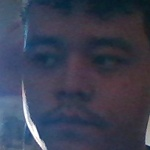
#> input picture facial-recognition/Data/Jean/rotro_0.jpg, 150 x 150 px, given in place of the camera
$ python bd.py
#> lines starting #> are read from the running program, lines starting #| are printed output that depends on the picture
import cv2
import os
import imutils

personName = 'Jean'
dataPath = './Data'
personPath = dataPath + '/' + personName

if not os.path.exists(personPath):
    print('Carpeta creada: ',personPath)
    os.makedirs(personPath)

cap = cv2.VideoCapture(0)
#cap = cv2.VideoCapture('Video.mp4')

faceClassif = cv2.CascadeClassifier(cv2.data.haarcascades+'haarcascade_frontalface_default.xml')
count = 0

while True:

    ret, frame = cap.read()
#> frame is the input picture: shape (150, 150, 3); mean B, G, R 83, 64.5, 60.1
    if ret == False: break
    frame =  imutils.resize(frame, width=640)
#> frame: shape (640, 640, 3)
    gray = cv2.cvtColor(frame, cv2.COLOR_BGR2GRAY)
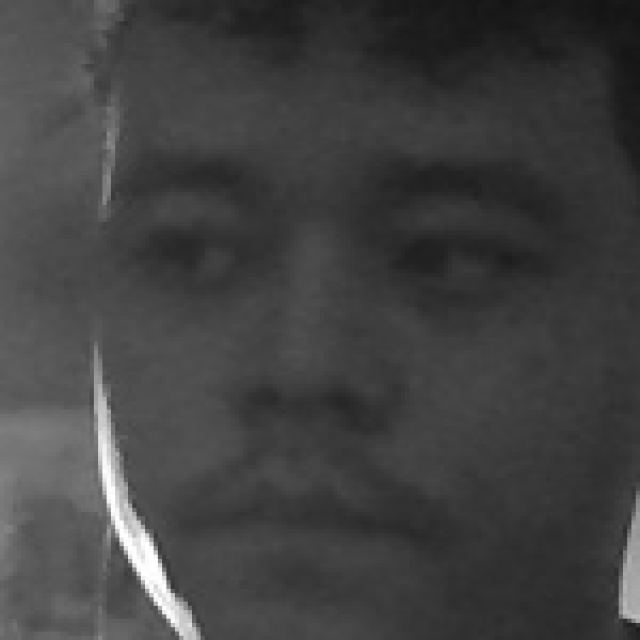
#> gray: shape (640, 640); min 20, max 255, mean 65.3
    auxFrame = frame.copy()

    faces = faceClassif.detectMultiScale(gray,1.3,5)
#> faces = ()

    for (x,y,w,h) in faces:
        cv2.rectangle(frame, (x,y),(x+w,y+h),(0,255,0),2)
        rostro = auxFrame[y:y+h,x:x+w]
        rostro = cv2.resize(rostro,(150,150),interpolation=cv2.INTER_CUBIC)
        cv2.imwrite(personPath + '/rotro_{}.jpg'.format(count),rostro)
        count = count + 1
#> this loop made 0 passes
#> after the loop, count = 0
    cv2.imshow('frame',frame)

    k =  cv2.waitKey(1)
#> (key Esc is pressed here)
    if k == 27 or count >= 300:
        break

cap.release()
cv2.destroyAllWindows()

$ run again, on facial-recognition/Data/Jean/rotro_10.jpg
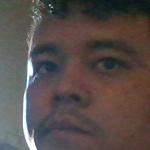
#> input picture facial-recognition/Data/Jean/rotro_10.jpg, 150 x 150 px, given in place of the camera
#> frame is the input picture: shape (150, 150, 3); mean B, G, R 74.3, 77.2, 86.9
#> frame: shape (640, 640, 3)
#> `gray = cv2.cvtColor(frame, cv2.COLOR_BGR2GRAY)`:
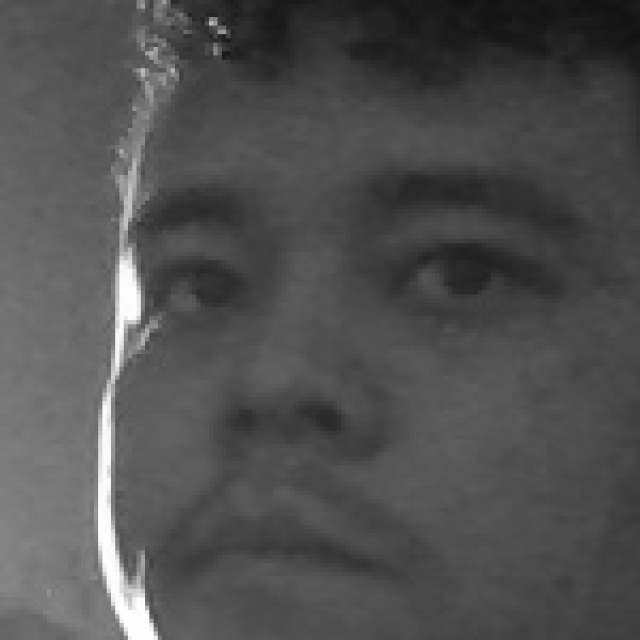
#> gray: shape (640, 640); min 18, max 255, mean 79.8
#> faces = ()
#> after the loop `for (x,y,w,h) in faces:`: count = 0

$ run again, on facial-recognition/Data/Jean/rotro_11.jpg
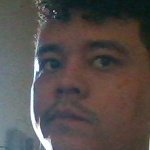
#> input picture facial-recognition/Data/Jean/rotro_11.jpg, 150 x 150 px, given in place of the camera
#> frame is the input picture: shape (150, 150, 3); mean B, G, R 75.9, 78.4, 85.4
#> frame: shape (640, 640, 3)
#> `gray = cv2.cvtColor(frame, cv2.COLOR_BGR2GRAY)`:
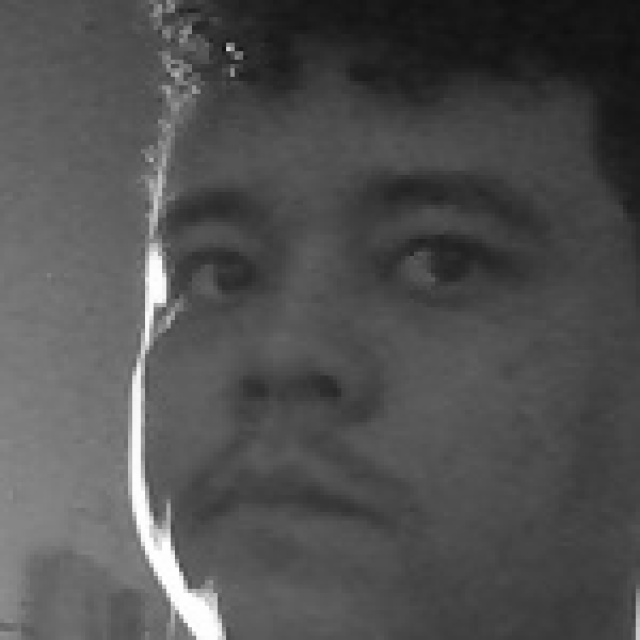
#> gray: shape (640, 640); min 16, max 255, mean 80.2
#> faces = ()
#> after the loop `for (x,y,w,h) in faces:`: count = 0
